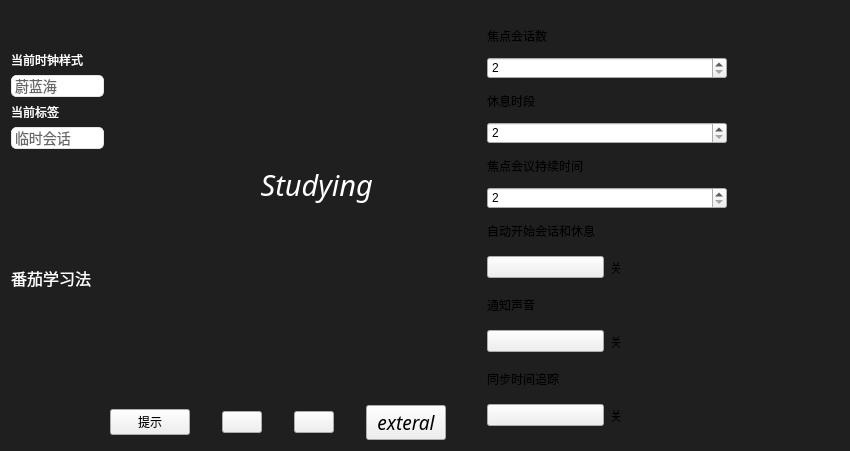
<?xml version="1.0" encoding="UTF-8"?>
<ui version="4.0">
 <class>Time_record</class>
 <widget class="QWidget" name="Time_record">
  <property name="geometry">
   <rect>
    <x>0</x>
    <y>0</y>
    <width>850</width>
    <height>451</height>
   </rect>
  </property>
  <property name="windowTitle">
   <string>Form</string>
  </property>
  <property name="styleSheet">
   <string notr="true">QWidget#Time_record{
background-color:#1F1F1F;
}

</string>
  </property>
  <layout class="QVBoxLayout" name="verticalLayout_5">
   <item>
    <layout class="QHBoxLayout" name="horizontalLayout" stretch="0,7,5,2">
     <item>
      <layout class="QVBoxLayout" name="verticalLayout_2" stretch="0,0,0,0,0,1,0">
       <item>
        <spacer name="verticalSpacer_3">
         <property name="orientation">
          <enum>Qt::Vertical</enum>
         </property>
         <property name="sizeHint" stdset="0">
          <size>
           <width>20</width>
           <height>40</height>
          </size>
         </property>
        </spacer>
       </item>
       <item>
        <widget class="QLabel" name="label">
         <property name="styleSheet">
          <string notr="true">color:white</string>
         </property>
         <property name="text">
          <string>当前时钟样式</string>
         </property>
        </widget>
       </item>
       <item>
        <widget class="QComboBox" name="comboBox">
         <property name="cursor">
          <cursorShape>PointingHandCursor</cursorShape>
         </property>
         <property name="styleSheet">
          <string notr="true">QComboBox{
  color:#666666;
  font-size:14px;
  padding: 1px 15px 1px 3px;
  border:1px solid rgba(228,228,228,1);
  border-radius:5px 5px 0px 0px;
} 
  QComboBox::drop-down {
      subcontrol-origin: padding;
      subcontrol-position: top right;
      width: 15px;
      border:none;
  }

QComboBox QAbstractItemView::item{
	height:36px;
	color:#666666;
	padding-left:9px;
	background-color:#FFFFFF;
}
QComboBox QAbstractItemView::item:hover{ 
  background-color:#409CE1;
  color:#ffffff;
}
QComboBox QAbstractItemView::item:selected{
  background-color:#409CE1;
  color:#ffffff;
}

  QComboBox QAbstractItemView{
	background:rgba(255,255,255,1);
    border:1px solid rgba(228,228,228,1);
    border-radius:0px 0px 5px 5px;
	font-size:14px;
    outline: 0px;  
  }</string>
         </property>
         <item>
          <property name="text">
           <string>蔚蓝海</string>
          </property>
         </item>
         <item>
          <property name="text">
           <string>炫酷紫彩</string>
          </property>
         </item>
         <item>
          <property name="text">
           <string>优雅紫</string>
          </property>
         </item>
        </widget>
       </item>
       <item>
        <widget class="QLabel" name="label_2">
         <property name="styleSheet">
          <string notr="true">color:white</string>
         </property>
         <property name="text">
          <string>当前标签</string>
         </property>
        </widget>
       </item>
       <item>
        <widget class="QComboBox" name="comboBox_2">
         <property name="styleSheet">
          <string notr="true">QComboBox{
  color:#666666;
  font-size:14px;
  padding: 1px 15px 1px 3px;
  border:1px solid rgba(228,228,228,1);
  border-radius:5px 5px 0px 0px;
} 
  QComboBox::drop-down {
      subcontrol-origin: padding;
      subcontrol-position: top right;
      width: 15px;
      border:none;
  }

QComboBox QAbstractItemView::item{
	height:36px;
	color:#666666;
	padding-left:9px;
	background-color:#FFFFFF;
}
QComboBox QAbstractItemView::item:hover{ 
  background-color:#409CE1;
  color:#ffffff;
}
QComboBox QAbstractItemView::item:selected{
  background-color:#409CE1;
  color:#ffffff;
}

  QComboBox QAbstractItemView{
	background:rgba(255,255,255,1);
    border:1px solid rgba(228,228,228,1);
    border-radius:0px 0px 5px 5px;
	font-size:14px;
    outline: 0px;  
  }</string>
         </property>
         <item>
          <property name="text">
           <string>临时会话</string>
          </property>
         </item>
        </widget>
       </item>
       <item>
        <widget class="QLabel" name="label_mession">
         <property name="font">
          <font>
           <family>Lucida Sans Unicode</family>
           <pointsize>12</pointsize>
          </font>
         </property>
         <property name="styleSheet">
          <string notr="true">color:rgb(255, 255, 255)</string>
         </property>
         <property name="text">
          <string>番茄学习法</string>
         </property>
        </widget>
       </item>
       <item>
        <spacer name="verticalSpacer_2">
         <property name="orientation">
          <enum>Qt::Vertical</enum>
         </property>
         <property name="sizeHint" stdset="0">
          <size>
           <width>20</width>
           <height>40</height>
          </size>
         </property>
        </spacer>
       </item>
      </layout>
     </item>
     <item>
      <layout class="QHBoxLayout" name="horizontalLayout_4">
       <item>
        <spacer name="horizontalSpacer_6">
         <property name="orientation">
          <enum>Qt::Horizontal</enum>
         </property>
         <property name="sizeHint" stdset="0">
          <size>
           <width>40</width>
           <height>20</height>
          </size>
         </property>
        </spacer>
       </item>
       <item>
        <layout class="QVBoxLayout" name="verticalLayout" stretch="2,2,0,2">
         <item>
          <widget class="QLabel" name="Study_or_Rest_label">
           <property name="font">
            <font>
             <family>Monotype Corsiva</family>
             <pointsize>22</pointsize>
             <italic>true</italic>
            </font>
           </property>
           <property name="styleSheet">
            <string notr="true">color:rgb(255, 255, 255)</string>
           </property>
           <property name="text">
            <string>                    Studying</string>
           </property>
          </widget>
         </item>
         <item>
          <layout class="QGridLayout" name="gridLayout"/>
         </item>
         <item>
          <spacer name="verticalSpacer">
           <property name="orientation">
            <enum>Qt::Vertical</enum>
           </property>
           <property name="sizeHint" stdset="0">
            <size>
             <width>20</width>
             <height>40</height>
            </size>
           </property>
          </spacer>
         </item>
         <item>
          <layout class="QHBoxLayout" name="horizontalLayout_3" stretch="0,1,0,1,0,1,0,1">
           <item>
            <widget class="MyMaterialFlatButton" name="OpenUrl">
             <property name="cursor">
              <cursorShape>PointingHandCursor</cursorShape>
             </property>
             <property name="styleSheet">
              <string notr="true"/>
             </property>
             <property name="text">
              <string>提示</string>
             </property>
            </widget>
           </item>
           <item>
            <spacer name="horizontalSpacer">
             <property name="orientation">
              <enum>Qt::Horizontal</enum>
             </property>
             <property name="sizeHint" stdset="0">
              <size>
               <width>40</width>
               <height>20</height>
              </size>
             </property>
            </spacer>
           </item>
           <item>
            <widget class="QPushButton" name="track_time">
             <property name="cursor">
              <cursorShape>PointingHandCursor</cursorShape>
             </property>
             <property name="styleSheet">
              <string notr="true"/>
             </property>
             <property name="text">
              <string/>
             </property>
            </widget>
           </item>
           <item>
            <spacer name="horizontalSpacer_2">
             <property name="orientation">
              <enum>Qt::Horizontal</enum>
             </property>
             <property name="sizeHint" stdset="0">
              <size>
               <width>40</width>
               <height>20</height>
              </size>
             </property>
            </spacer>
           </item>
           <item>
            <widget class="QPushButton" name="Settings">
             <property name="cursor">
              <cursorShape>PointingHandCursor</cursorShape>
             </property>
             <property name="styleSheet">
              <string notr="true">QPushButton{
border-image:url(:/Photo/Settings.png);
}

QPushButton:hover{
border-image:url(:/Photo/Settings_hover.jpg)
}
</string>
             </property>
             <property name="text">
              <string/>
             </property>
            </widget>
           </item>
           <item>
            <spacer name="horizontalSpacer_3">
             <property name="orientation">
              <enum>Qt::Horizontal</enum>
             </property>
             <property name="sizeHint" stdset="0">
              <size>
               <width>40</width>
               <height>20</height>
              </size>
             </property>
            </spacer>
           </item>
           <item>
            <widget class="MyMaterialFlatButton" name="additional_widget">
             <property name="font">
              <font>
               <family>Monotype Corsiva</family>
               <pointsize>14</pointsize>
               <italic>true</italic>
              </font>
             </property>
             <property name="cursor">
              <cursorShape>PointingHandCursor</cursorShape>
             </property>
             <property name="styleSheet">
              <string notr="true"/>
             </property>
             <property name="text">
              <string>exteral</string>
             </property>
            </widget>
           </item>
           <item>
            <spacer name="horizontalSpacer_4">
             <property name="orientation">
              <enum>Qt::Horizontal</enum>
             </property>
             <property name="sizeHint" stdset="0">
              <size>
               <width>40</width>
               <height>20</height>
              </size>
             </property>
            </spacer>
           </item>
          </layout>
         </item>
        </layout>
       </item>
       <item>
        <spacer name="horizontalSpacer_5">
         <property name="orientation">
          <enum>Qt::Horizontal</enum>
         </property>
         <property name="sizeHint" stdset="0">
          <size>
           <width>40</width>
           <height>20</height>
          </size>
         </property>
        </spacer>
       </item>
      </layout>
     </item>
     <item>
      <layout class="QHBoxLayout" name="horizontalLayout_2">
       <item>
        <widget class="QWidget" name="Settinngs_widget" native="true">
         <property name="styleSheet">
          <string notr="true"/>
         </property>
         <layout class="QVBoxLayout" name="verticalLayout_4" stretch="0">
          <item>
           <layout class="QVBoxLayout" name="verticalLayout_3" stretch="0,0,0,0,0,0,0,0,0,0,0,0">
            <item>
             <widget class="QLabel" name="label_6">
              <property name="text">
               <string>焦点会话数</string>
              </property>
             </widget>
            </item>
            <item>
             <widget class="QSpinBox" name="spinBox">
              <property name="minimum">
               <number>2</number>
              </property>
              <property name="maximum">
               <number>20</number>
              </property>
             </widget>
            </item>
            <item>
             <widget class="QLabel" name="label_5">
              <property name="text">
               <string>休息时段</string>
              </property>
             </widget>
            </item>
            <item>
             <widget class="QSpinBox" name="spinBox_2">
              <property name="minimum">
               <number>2</number>
              </property>
              <property name="maximum">
               <number>15</number>
              </property>
             </widget>
            </item>
            <item>
             <widget class="QLabel" name="label_4">
              <property name="text">
               <string>焦点会议持续时间</string>
              </property>
             </widget>
            </item>
            <item>
             <widget class="QSpinBox" name="spinBox_3">
              <property name="layoutDirection">
               <enum>Qt::LeftToRight</enum>
              </property>
              <property name="autoFillBackground">
               <bool>false</bool>
              </property>
              <property name="buttonSymbols">
               <enum>QAbstractSpinBox::UpDownArrows</enum>
              </property>
              <property name="minimum">
               <number>2</number>
              </property>
              <property name="maximum">
               <number>90</number>
              </property>
             </widget>
            </item>
            <item>
             <widget class="QLabel" name="AutoConverSation_Label">
              <property name="text">
               <string>自动开始会话和休息</string>
              </property>
             </widget>
            </item>
            <item>
             <layout class="QHBoxLayout" name="horizontalLayout_5">
              <item>
               <widget class="QtMaterialToggle" name="AutoConverSation">
                <property name="cursor">
                 <cursorShape>PointingHandCursor</cursorShape>
                </property>
                <property name="text">
                 <string/>
                </property>
               </widget>
              </item>
              <item>
               <widget class="QLabel" name="Auto_label">
                <property name="text">
                 <string>关</string>
                </property>
               </widget>
              </item>
             </layout>
            </item>
            <item>
             <widget class="QLabel" name="notice_voice_Label">
              <property name="text">
               <string>通知声音</string>
              </property>
             </widget>
            </item>
            <item>
             <layout class="QHBoxLayout" name="horizontalLayout_6">
              <item>
               <widget class="QtMaterialToggle" name="notice_voice">
                <property name="cursor">
                 <cursorShape>PointingHandCursor</cursorShape>
                </property>
                <property name="text">
                 <string/>
                </property>
               </widget>
              </item>
              <item>
               <widget class="QLabel" name="notice_label">
                <property name="text">
                 <string>关</string>
                </property>
               </widget>
              </item>
             </layout>
            </item>
            <item>
             <widget class="QLabel" name="track_PushButton_Label">
              <property name="text">
               <string>同步时间追踪</string>
              </property>
             </widget>
            </item>
            <item>
             <layout class="QHBoxLayout" name="horizontalLayout_7">
              <item>
               <widget class="QtMaterialToggle" name="track_PushButton">
                <property name="cursor">
                 <cursorShape>PointingHandCursor</cursorShape>
                </property>
                <property name="text">
                 <string/>
                </property>
               </widget>
              </item>
              <item>
               <widget class="QLabel" name="track_label">
                <property name="text">
                 <string>关</string>
                </property>
               </widget>
              </item>
             </layout>
            </item>
           </layout>
          </item>
         </layout>
        </widget>
       </item>
      </layout>
     </item>
     <item>
      <layout class="QHBoxLayout" name="horizontalLayout_8">
       <item>
        <spacer name="horizontalSpacer_7">
         <property name="orientation">
          <enum>Qt::Horizontal</enum>
         </property>
         <property name="sizeHint" stdset="0">
          <size>
           <width>0</width>
           <height>0</height>
          </size>
         </property>
        </spacer>
       </item>
      </layout>
     </item>
    </layout>
   </item>
  </layout>
 </widget>
 <customwidgets>
  <customwidget>
   <class>MyMaterialFlatButton</class>
   <extends>QPushButton</extends>
   <header location="global">mymaterialflatbutton.h</header>
  </customwidget>
  <customwidget>
   <class>QtMaterialToggle</class>
   <extends>QPushButton</extends>
   <header location="global">qtmaterialtoggle.h</header>
  </customwidget>
 </customwidgets>
 <resources/>
 <connections/>
</ui>
